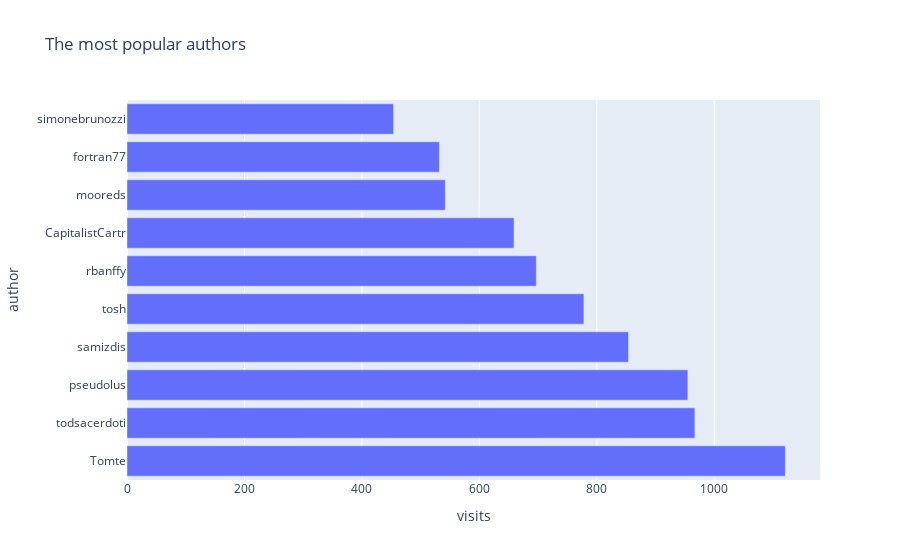

This figure's notebook cell:
### Markdown cell above
#### The most popular author

### Code cell
popular_authors = df.groupby('by', as_index=False) \
    .size() \
    .rename(columns={'size': 'visits', 'by': 'author'}) \
    .sort_values(by='visits', ascending=False) \
    .head(10)

px.bar(popular_authors, x='visits', y='author', title='The most popular authors')

### Figure 1 — Plotly figure (JSON) as saved in the notebook; plotly's stock layout.template omitted (floating-point values rounded to 4 significant figures)
{"data": [{"alignmentgroup": "True", "hovertemplate": "visits=%{x}<br>author=%{y}<extra></extra>", "legendgroup": "", "marker": {"color": "#636efa", "pattern": {"shape": ""}}, "name": "", "offsetgroup": "", "orientation": "h", "showlegend": false, "textposition": "auto", "type": "bar", "x": [1121, 967, 955, 854, 778, 697, 659, 542, 532, 454], "xaxis": "x", "y": ["Tomte", "todsacerdoti", "pseudolus", "samizdis", "tosh", "rbanffy", "CapitalistCartr", "mooreds", "fortran77", "simonebrunozzi"], "yaxis": "y"}], "layout": {"autosize": true, "barmode": "relative", "legend": {"tracegroupgap": 0}, "title": {"text": "The most popular authors"}, "xaxis": {"anchor": "y", "autorange": true, "domain": [0, 1], "range": [0, 1180], "title": {"text": "visits"}, "type": "linear"}, "yaxis": {"anchor": "x", "autorange": true, "domain": [0, 1], "range": [-0.5, 9.5], "title": {"text": "author"}, "type": "category"}}}
